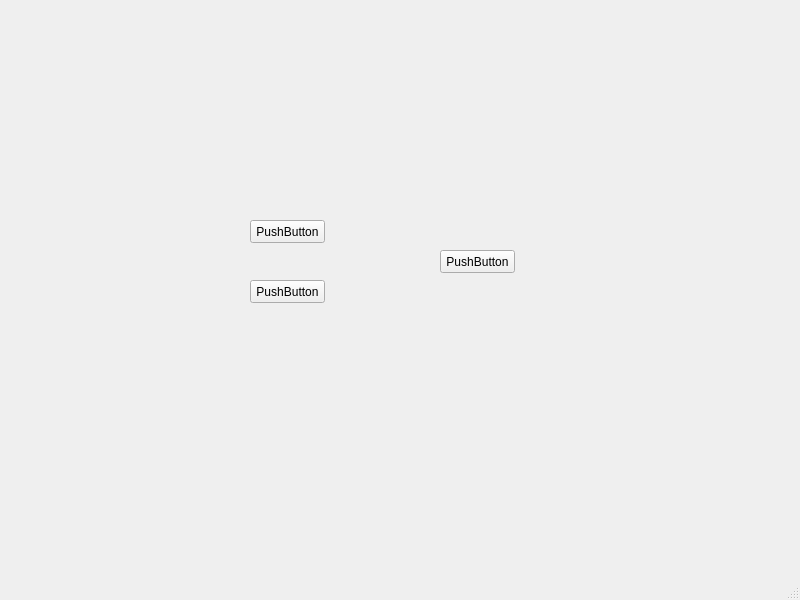
<?xml version="1.0" encoding="UTF-8"?>
<ui version="4.0">
 <class>Window</class>
 <widget class="QMainWindow" name="Window">
  <property name="geometry">
   <rect>
    <x>0</x>
    <y>0</y>
    <width>800</width>
    <height>600</height>
   </rect>
  </property>
  <property name="windowTitle">
   <string>Window</string>
  </property>
  <widget class="QWidget" name="centralwidget">
   <widget class="QPushButton" name="pushButton">
    <property name="geometry">
     <rect>
      <x>250</x>
      <y>220</y>
      <width>75</width>
      <height>23</height>
     </rect>
    </property>
    <property name="text">
     <string>PushButton</string>
    </property>
   </widget>
   <widget class="QPushButton" name="pushButton_2">
    <property name="geometry">
     <rect>
      <x>250</x>
      <y>280</y>
      <width>75</width>
      <height>23</height>
     </rect>
    </property>
    <property name="text">
     <string>PushButton</string>
    </property>
   </widget>
   <widget class="QPushButton" name="pushButton_3">
    <property name="geometry">
     <rect>
      <x>440</x>
      <y>250</y>
      <width>75</width>
      <height>23</height>
     </rect>
    </property>
    <property name="text">
     <string>PushButton</string>
    </property>
   </widget>
  </widget>
  <widget class="QMenuBar" name="menubar">
   <property name="geometry">
    <rect>
     <x>0</x>
     <y>0</y>
     <width>800</width>
     <height>21</height>
    </rect>
   </property>
  </widget>
  <widget class="QStatusBar" name="statusbar"/>
 </widget>
 <resources/>
 <connections/>
</ui>
